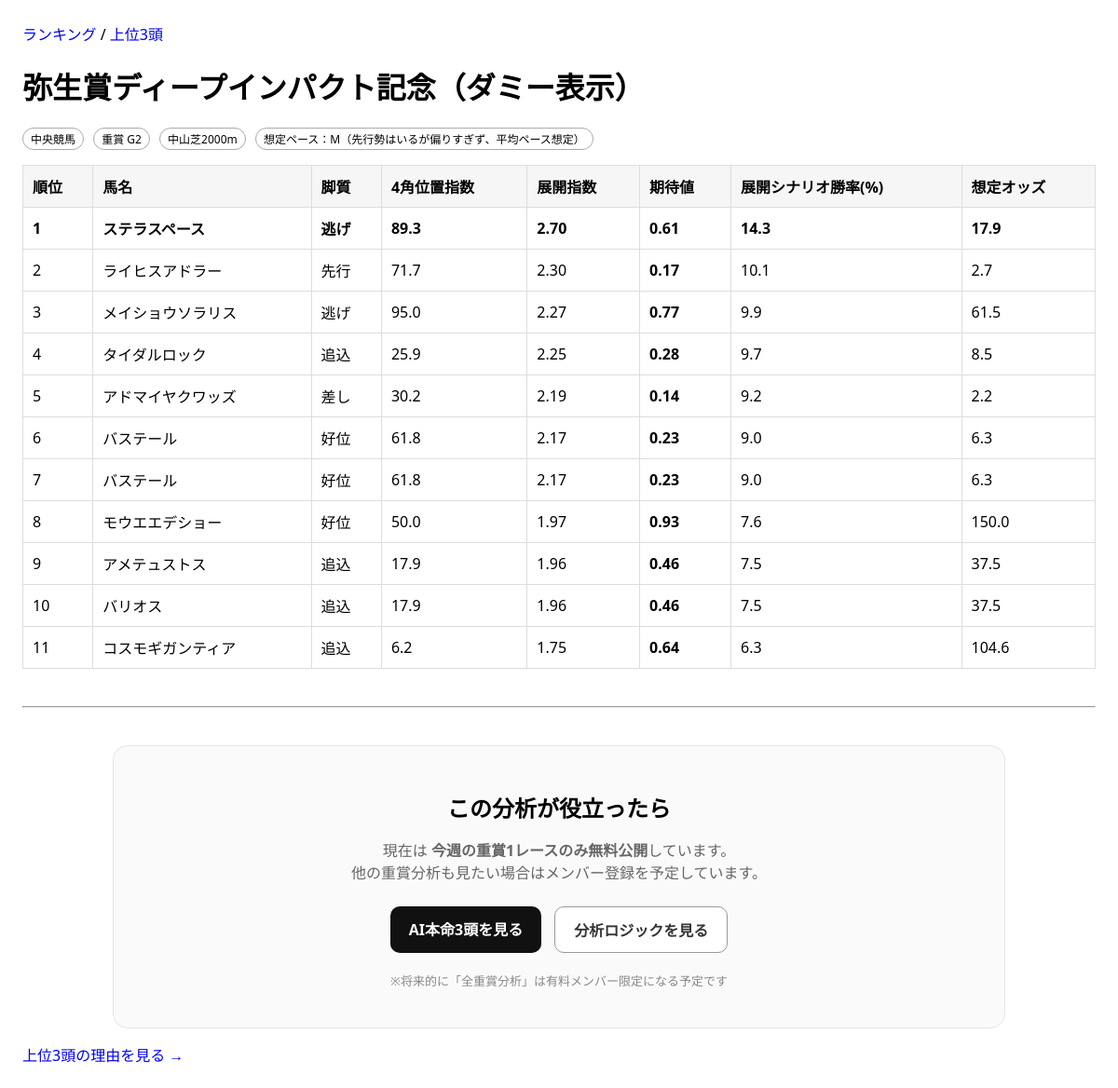
The app's page /race/ with its own data.
### keibaapp_1/models.py (models this page shows, shortened)
class Race(models.Model):
    GRADE_CHOICES = [("G1", "G1"), ("G2", "G2"), ("G3", "G3")]
    name = models.CharField(max_length=100)
    race_date = models.DateField()
    course = models.CharField(max_length=100)  # 例：東京 ダ1600
    grade = models.CharField(max_length=2, choices=GRADE_CHOICES)
    track_condition = models.CharField(max_length=10, blank=True, default="")  # 良/稍/重/不
    pace = models.CharField(max_length=1, blank=True, default="")  # S/M/H
    pace_comment = models.CharField(max_length=100, blank=True, default="")
    created_at = models.DateTimeField(auto_now_add=True)

class HorseEntry(models.Model):
    RUN_STYLE_CHOICES = [
        ("NIGE", "逃げ"),
        ("SENKO", "先行"),
        ("KOUI", "好位"),
        ("SASHI", "差し"),
        ("OIKOMI", "追込"),
        ("UNKNOWN", "不明"),
    ]
    race = models.ForeignKey(Race, on_delete=models.CASCADE, related_name="entries")
    horse_name = models.CharField(max_length=100)
    gate = models.PositiveIntegerField(default=0)    # 枠
    number = models.PositiveIntegerField(default=0)  # 馬番
    jockey = models.CharField(max_length=100, blank=True, default="")
    run_style = models.CharField(max_length=10, choices=RUN_STYLE_CHOICES, default="UNKNOWN")
    last1_agari_rank = models.PositiveIntegerField(null=True, blank=True)
    last2_agari_rank = models.PositiveIntegerField(null=True, blank=True)
    last3_agari_rank = models.PositiveIntegerField(null=True, blank=True)
    last1_agari_3f = models.FloatField(null=True, blank=True)
    last2_agari_3f = models.FloatField(null=True, blank=True)
    last3_agari_3f = models.FloatField(null=True, blank=True)
    last1_field_size = models.PositiveIntegerField(null=True, blank=True)
    last2_field_size = models.PositiveIntegerField(null=True, blank=True)
    last3_field_size = models.PositiveIntegerField(null=True, blank=True)
    last1_corner4_pos = models.PositiveIntegerField(null=True, blank=True)
    last2_corner4_pos = models.PositiveIntegerField(null=True, blank=True)
    last3_corner4_pos = models.PositiveIntegerField(null=True, blank=True)
    expected_odds = models.FloatField(null=True, blank=True)
    created_at = models.DateTimeField(auto_now_add=True)

### keibaapp_1/views.py (the view)
# urls.py: path("race/", views.race_db),
def race_db(request):
    race = get_selected_or_current_race(request)
    if not race:
        return render(request, "keibaapp_1/race_empty.html")
    entries = list(race.entries.all())
    analysis = analyze_entries(entries)
    rows = []
    for i, r in enumerate(analysis["results"], start=1):
        rows.append({
            "rank": i,
            "horse_name": r["horse_name"],
            "style": display_run_style(r["run_style"]),
            "corner4_index": r["corner4_index"],
            "tempo": r["tempo"],
            "win_prob": r["pseudo_win_prob"],   # ← 新名称
            "ev": r["value_index"],             # ← 新名称
            "odds": r["expected_odds"],
        })
    return render(request, "keibaapp_1/race_mock.html", {
        "race": {
            "name": race.name,
            "grade": race.grade,
            "course": race.course,
            "pace": analysis["pace"],
            "pace_comment": analysis["pace_comment"],
        },
        "rows": rows
    })

### keibaapp_1/services.py (called while the page is built, shortened)
def agari_rank_score(e: HorseEntry) -> Optional[int]:
    ranks = [
        e.last1_agari_rank,
        e.last2_agari_rank,
        e.last3_agari_rank
    ]
    ranks = [r for r in ranks if r is not None and r > 0]
    if not ranks:
        return None
    if 1 in ranks:
        return 3
    elif 2 in ranks:
        return 2
    elif 3 in ranks:
        return 1
    else:
        return 0

def calc_corner4_index(field_size: int, corner4_pos: int) -> Optional[float]:
    if not field_size or not corner4_pos:
        return None
    if field_size <= 1:
        return None
    if corner4_pos > field_size:
        return None
    return ((field_size - corner4_pos) / (field_size - 1)) * 100

def _corner4_pairs(entry: HorseEntry):
    return [
        (entry.last1_field_size, entry.last1_corner4_pos),
        (entry.last2_field_size, entry.last2_corner4_pos),
        (entry.last3_field_size, entry.last3_corner4_pos),
    ]

def avg_corner4_index(entry: HorseEntry) -> Optional[float]:
    values = []
    for field_size, pos in _corner4_pairs(entry):
        idx = calc_corner4_index(field_size, pos)
        if idx is not None:
            values.append(idx)
    if not values:
        return None
    return sum(values) / len(values)

def calc_front_metrics(entry: HorseEntry) -> dict:
    valid_positions = []
    indices = []
    for field_size, pos in _corner4_pairs(entry):
        if field_size and pos and field_size > 1 and pos <= field_size:
            valid_positions.append(pos)
            idx = calc_corner4_index(field_size, pos)
            if idx is not None:
                indices.append(idx)
    valid_count = len(valid_positions)
    nige_count = sum(1 for pos in valid_positions if pos == 1)
    front3_count = sum(1 for pos in valid_positions if pos <= 3)
    return {
        "avg_index": sum(indices) / len(indices) if indices else None,
        "nige_rate": nige_count / valid_count,
        "front3_rate": front3_count / valid_count,
        "valid_count": valid_count,
    }

def get_effective_run_style(entry: HorseEntry) -> str:
    auto_style = classify_run_style(entry)
    if auto_style != "UNKNOWN":
        return auto_style
    return entry.run_style or "UNKNOWN"

def display_run_style(style_code: str) -> str:
    table = {
        "NIGE": "逃げ",
        "SENKO": "先行",
        "KOUI": "好位",
        "SASHI": "差し",
        "OIKOMI": "追込",
        "UNKNOWN": "不明",
    }
    return table.get(style_code, "不明")

### keibaapp_1/templates/keibaapp_1/race_mock.html (shortened to what this page needs)
{% extends "keibaapp_1/base.html" %}
{% block content %}
  <h1>{{ race.name }}（ダミー表示）</h1>
  <div class="meta">
    <span class="badge">中央競馬</span>
    <span class="badge">重賞 {{ race.grade }}</span>
    <span class="badge">{{ race.course }}</span>
    <span class="badge">想定ペース：{{ race.pace }}（{{ race.pace_comment }}）</span>
  </div>
  <table>
    <thead>
      <tr>
        <th>順位</th><th>馬名</th><th>脚質</th><th>4角位置指数</th><th>展開指数</th><th>期待値</th><th>展開シナリオ勝率(%)</th><th>想定オッズ</th>
      </tr>
    </thead>
    <tbody>
      {% for r in rows %}
      <tr class="{% if forloop.first %}top{% endif %}">
        <td>{{ r.rank }}</td>
        <td>{{ r.horse_name }}</td>
        <td>{{ r.style }}</td>
        <td>{{ r.corner4_index|default:"-" }}</td>
        <td>{{ r.tempo|floatformat:2 }}</td>
        <td><b>{{ r.ev|floatformat:2 }}</b></td>
        <td>{{ r.win_prob }}</td>
        <td>{{ r.odds }}</td>
      </tr>
      {% endfor %}
    </tbody>
  </table>
  <hr style="margin:40px 0;">
<section style="
max-width:900px;
margin:auto;
border:1px solid #e5e5e5;
border-radius:16px;
padding:28px;
background:#fafafa;
text-align:center;
">
<h2 style="margin-bottom:10px;">
この分析が役立ったら
</h2>
<p style="color:#666;margin-bottom:25px;">
現在は <b>今週の重賞1レースのみ無料公開</b>しています。<br>
他の重賞分析も見たい場合はメンバー登録を予定しています。
</p>
<div style="display:flex;gap:14px;justify-content:center;flex-wrap:wrap;">
<a href="/top/" style="
padding:12px 20px;
border-radius:10px;
background:#111;
color:#fff;
font-weight:bold;
text-decoration:none;
">
AI本命3頭を見る
</a>
<a href="/about/" style="
padding:12px 20px;
border-radius:10px;
border:1px solid #999;
color:#333;
font-weight:bold;
text-decoration:none;
background:#fff;
">
分析ロジックを見る
</a>
</div>
<p style="margin-top:20px;color:#888;font-size:13px;">
※将来的に「全重賞分析」は有料メンバー限定になる予定です
</p>
</section>
  <p style="margin-top:16px;">
    <a href="/top/">上位3頭の理由を見る →</a>
  </p>
{% endblock %}

### keibaapp_1/templates/keibaapp_1/base.html (style rules this page uses)
body { font-family: system-ui, sans-serif; margin: 24px; }
.badge { display:inline-block; padding:2px 8px; border:1px solid #aaa; border-radius:999px; font-size:12px; margin-right:6px; }
.meta { margin: 8px 0 16px; }
table { border-collapse: collapse; width: 100%; }
th, td { border: 1px solid #ddd; padding: 10px; text-align: left; }
th { background: #f6f6f6; }
.top { font-weight: 700; }
a { text-decoration: none; }

### records on screen
Race: name "弥生賞ディープインパクト記念", grade "G2", course "中山芝2000m"
HorseEntry: horse_name "ステラスペース", odds "17.9"
HorseEntry: horse_name "ライヒスアドラー", odds "2.7"
HorseEntry: horse_name "メイショウソラリス", odds "61.5"
HorseEntry: horse_name "タイダルロック", odds "8.5"
HorseEntry: horse_name "アドマイヤクワッズ", odds "2.2"
HorseEntry: horse_name "バステール", odds "6.3"
HorseEntry: horse_name "バステール", odds "6.3"
HorseEntry: horse_name "モウエエデショー", odds "150.0"
HorseEntry: horse_name "アメテュストス", odds "37.5"
HorseEntry: horse_name "バリオス", odds "37.5"
HorseEntry: horse_name "コスモギガンティア", odds "104.6"

### other values on screen
{{ race.pace }} "M"
{{ race.pace_comment }} "先行勢はいるが偏りすぎず、平均ペース想定"
{{ r.rank }} "1" "2" "3" "4" "5" "6" "7" "8" "9" "10" "11"
{{ r.style }} "逃げ" "先行" "逃げ" "追込" "差し" "好位" "好位" "好位" "追込" "追込" "追込"
{{ r.corner4_index|default:"-" }} "89.3" "71.7" "95.0" "25.9" "30.2" "61.8" "61.8" "50.0" "17.9" "17.9" "6.2"
{{ r.tempo|floatformat:2 }} "2.70" "2.30" "2.27" "2.25" "2.19" "2.17" "2.17" "1.97" "1.96" "1.96" "1.75"
{{ r.ev|floatformat:2 }} "0.61" "0.17" "0.77" "0.28" "0.14" "0.23" "0.23" "0.93" "0.46" "0.46" "0.64"
{{ r.win_prob }} "14.3" "10.1" "9.9" "9.7" "9.2" "9.0" "9.0" "7.6" "7.5" "7.5" "6.3"
